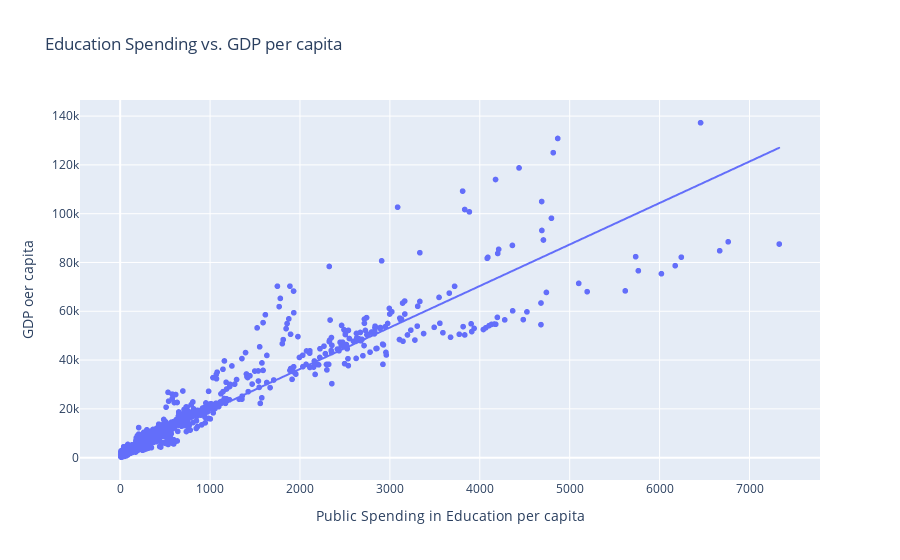

The notebook cell saved with this chart:
### Markdown cell above
### **4.2 Hypothesis 2**: correlation between public education spending and productivity growth

### Code cell
graph3 = px.scatter(
    all_df,
    x = 'Edu. Spending per capita',
    y = 'gdp per capita',
    title = 'Education Spending vs. GDP per capita',
    labels ={'Edu. Spending per capita':'Public Spending in Education per capita', 'gdp per capita':'GDP oer capita'},
    trendline = 'ols'
)

graph3.show()

### Figure 1 — Plotly figure (JSON) as saved in the notebook; plotly's stock layout.template omitted (floating-point values rounded to 4 significant figures; data arrays with more than 128 entries replaced by an {"elided": "..."} marker saying what was removed)
{"data": [{"hovertemplate": "Public Spending in Education per capita=%{x}<br>GDP oer capita=%{y}<extra></extra>", "legendgroup": "", "marker": {"color": "#636efa", "symbol": "circle"}, "mode": "markers", "name": "", "showlegend": false, "type": "scattergl", "x": {"elided": "1038 float values"}, "xaxis": "x", "y": {"elided": "1038 float values"}, "yaxis": "y"}, {"hovertemplate": "<b>OLS trendline</b><br>gdp per capita = 17.0074 * Edu. Spending per capita + 2333.26<br>R<sup>2</sup>=0.889335<br><br>Public Spending in Education per capita=%{x}<br>GDP oer capita=%{y} <b>(trend)</b><extra></extra>", "legendgroup": "", "marker": {"color": "#636efa", "symbol": "circle"}, "mode": "lines", "name": "", "showlegend": false, "type": "scattergl", "x": {"elided": "1038 float values"}, "xaxis": "x", "y": {"elided": "1038 float values"}, "yaxis": "y"}], "layout": {"autosize": true, "legend": {"tracegroupgap": 0}, "title": {"text": "Education Spending vs. GDP per capita"}, "xaxis": {"anchor": "y", "autorange": true, "domain": [0, 1], "range": [-436.9, 7774.0], "title": {"text": "Public Spending in Education per capita"}, "type": "linear"}, "yaxis": {"anchor": "x", "autorange": true, "domain": [0, 1], "range": [-11140.0, 148600.0], "title": {"text": "GDP oer capita"}, "type": "linear"}}}
